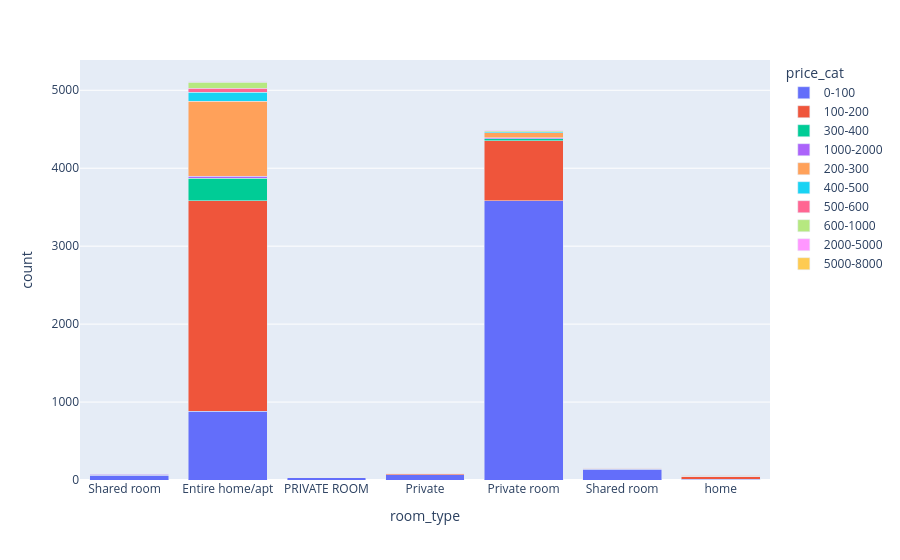

The notebook cell saved with this chart:
### Code cell
airbnb['price_cat'] = pd.cut(
    airbnb['price'], 
    bins=[0, 100, 200, 300, 400, 500, 600, 1000, 2000, 5000, 8000],
    labels=['0-100', '100-200', '200-300', '300-400', '400-500', '500-600', '600-1000', '1000-2000', '2000-5000', '5000-8000']
)

#pd.crosstab(index=airbnb['price_cat'], columns='count')

pd.crosstab(index=airbnb['price_cat'], columns=airbnb['room_type'])

#sns.countplot(airbnb, y="price_cat", hue="room_type");

ct = airbnb.groupby(['room_type', 'price_cat']).size().reset_index(name='count')

fig = px.bar(ct, x="room_type", y="count", color="price_cat", barmode="stack")
fig.show()
#plotly express <- website

#freq_table= airbnb['price_cat'].value_counts().sort_index().reset_index()
#freq_table.columns =['price_range', 'frequency']
#freq_table

#print(airbnb['price_cat'].unique())

### Figure 1 — Plotly figure (JSON) as saved in the notebook; plotly's stock layout.template omitted (floating-point values rounded to 4 significant figures)
{"data": [{"hovertemplate": "price_cat=0-100<br>room_type=%{x}<br>count=%{y}<extra></extra>", "legendgroup": "0-100", "marker": {"color": "#636efa", "pattern": {"shape": ""}}, "name": "0-100", "orientation": "v", "showlegend": true, "textposition": "auto", "type": "bar", "x": ["   Shared room      ", "Entire home/apt", "PRIVATE ROOM", "Private", "Private room", "Shared room", "home"], "xaxis": "x", "y": [58, 883, 29, 67, 3585, 141, 9], "yaxis": "y"}, {"hovertemplate": "price_cat=100-200<br>room_type=%{x}<br>count=%{y}<extra></extra>", "legendgroup": "100-200", "marker": {"color": "#EF553B", "pattern": {"shape": ""}}, "name": "100-200", "orientation": "v", "showlegend": true, "textposition": "auto", "type": "bar", "x": ["   Shared room      ", "Entire home/apt", "PRIVATE ROOM", "Private", "Private room", "Shared room", "home"], "xaxis": "x", "y": [11, 2701, 2, 20, 768, 12, 40], "yaxis": "y"}, {"hovertemplate": "price_cat=300-400<br>room_type=%{x}<br>count=%{y}<extra></extra>", "legendgroup": "300-400", "marker": {"color": "#00cc96", "pattern": {"shape": ""}}, "name": "300-400", "orientation": "v", "showlegend": true, "textposition": "auto", "type": "bar", "x": ["   Shared room      ", "Entire home/apt", "Private", "Private room", "Shared room", "home"], "xaxis": "x", "y": [1, 286, 1, 28, 1, 2], "yaxis": "y"}, {"hovertemplate": "price_cat=1000-2000<br>room_type=%{x}<br>count=%{y}<extra></extra>", "legendgroup": "1000-2000", "marker": {"color": "#ab63fa", "pattern": {"shape": ""}}, "name": "1000-2000", "orientation": "v", "showlegend": true, "textposition": "auto", "type": "bar", "x": ["   Shared room      ", "Entire home/apt", "Private room", "home"], "xaxis": "x", "y": [1, 25, 9, 2], "yaxis": "y"}, {"hovertemplate": "price_cat=200-300<br>room_type=%{x}<br>count=%{y}<extra></extra>", "legendgroup": "200-300", "marker": {"color": "#FFA15A", "pattern": {"shape": ""}}, "name": "200-300", "orientation": "v", "showlegend": true, "textposition": "auto", "type": "bar", "x": ["Entire home/apt", "Private", "Private room", "home"], "xaxis": "x", "y": [966, 1, 63, 10], "yaxis": "y"}, {"hovertemplate": "price_cat=400-500<br>room_type=%{x}<br>count=%{y}<extra></extra>", "legendgroup": "400-500", "marker": {"color": "#19d3f3", "pattern": {"shape": ""}}, "name": "400-500", "orientation": "v", "showlegend": true, "textposition": "auto", "type": "bar", "x": ["Entire home/apt", "Private room", "Shared room"], "xaxis": "x", "y": [112, 14, 1], "yaxis": "y"}, {"hovertemplate": "price_cat=500-600<br>room_type=%{x}<br>count=%{y}<extra></extra>", "legendgroup": "500-600", "marker": {"color": "#FF6692", "pattern": {"shape": ""}}, "name": "500-600", "orientation": "v", "showlegend": true, "textposition": "auto", "type": "bar", "x": ["Entire home/apt", "Private room"], "xaxis": "x", "y": [53, 4], "yaxis": "y"}, {"hovertemplate": "price_cat=600-1000<br>room_type=%{x}<br>count=%{y}<extra></extra>", "legendgroup": "600-1000", "marker": {"color": "#B6E880", "pattern": {"shape": ""}}, "name": "600-1000", "orientation": "v", "showlegend": true, "textposition": "auto", "type": "bar", "x": ["Entire home/apt", "Private room", "home"], "xaxis": "x", "y": [80, 12, 3], "yaxis": "y"}, {"hovertemplate": "price_cat=2000-5000<br>room_type=%{x}<br>count=%{y}<extra></extra>", "legendgroup": "2000-5000", "marker": {"color": "#FF97FF", "pattern": {"shape": ""}}, "name": "2000-5000", "orientation": "v", "showlegend": true, "textposition": "auto", "type": "bar", "x": ["Entire home/apt", "Private room"], "xaxis": "x", "y": [11, 3], "yaxis": "y"}, {"hovertemplate": "price_cat=5000-8000<br>room_type=%{x}<br>count=%{y}<extra></extra>", "legendgroup": "5000-8000", "marker": {"color": "#FECB52", "pattern": {"shape": ""}}, "name": "5000-8000", "orientation": "v", "showlegend": true, "textposition": "auto", "type": "bar", "x": ["Entire home/apt"], "xaxis": "x", "y": [2], "yaxis": "y"}], "layout": {"barmode": "stack", "legend": {"title": {"text": "price_cat"}, "tracegroupgap": 0}, "margin": {"t": 60}, "xaxis": {"anchor": "y", "domain": [0, 1], "title": {"text": "room_type"}}, "yaxis": {"anchor": "x", "domain": [0, 1], "title": {"text": "count"}}}}
